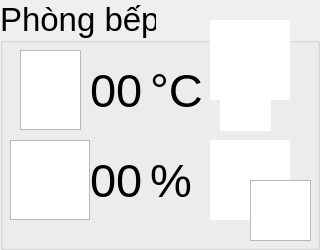
            <widget class="QGroupBox" name="groupBox_2">
             <property name="font">
              <font>
               <pointsize>25</pointsize>
              </font>
             </property>
             <property name="styleSheet">
              <string notr="true">QGroupBox#groupBox_2 { border: 3px solid black; }</string>
             </property>
             <property name="title">
              <string>Phòng bếp</string>
             </property>
             <widget class="QGraphicsView" name="graphicsView_41">
              <property name="geometry">
               <rect>
                <x>10</x>
                <y>140</y>
                <width>80</width>
                <height>80</height>
               </rect>
              </property>
              <property name="styleSheet">
               <string notr="true">border-image: url(:/background/icon/thermometer.png);</string>
              </property>
             </widget>
             <widget class="QGraphicsView" name="graphicsView_42">
              <property name="geometry">
               <rect>
                <x>20</x>
                <y>50</y>
                <width>61</width>
                <height>80</height>
               </rect>
              </property>
              <property name="styleSheet">
               <string notr="true">border-image: url(:/background/icon/humidity.png);</string>
              </property>
             </widget>
             <widget class="QLabel" name="lb_da_pb">
              <property name="geometry">
               <rect>
                <x>90</x>
                <y>50</y>
                <width>61</width>
                <height>80</height>
               </rect>
              </property>
              <property name="font">
               <font>
                <pointsize>35</pointsize>
               </font>
              </property>
              <property name="text">
               <string>00</string>
              </property>
             </widget>
             <widget class="QLabel" name="lb_nd_pb">
              <property name="geometry">
               <rect>
                <x>90</x>
                <y>140</y>
                <width>111</width>
                <height>80</height>
               </rect>
              </property>
              <property name="font">
               <font>
                <pointsize>35</pointsize>
               </font>
              </property>
              <property name="text">
               <string>00</string>
              </property>
             </widget>
             <widget class="QPushButton" name="sw_d_pb">
              <property name="geometry">
               <rect>
                <x>220</x>
                <y>100</y>
                <width>51</width>
                <height>31</height>
               </rect>
              </property>
              <property name="styleSheet">
               <string notr="true">background-color: rgb(255, 255, 255);
border:transparent;</string>
              </property>
              <property name="text">
               <string/>
              </property>
              <property name="icon">
               <iconset resource="rc.qrc">
                <normaloff>:/background/icon/swh_off.png</normaloff>:/background/icon/swh_off.png</iconset>
              </property>
              <property name="iconSize">
               <size>
                <width>51</width>
                <height>31</height>
               </size>
              </property>
              <property name="shortcut">
               <string>8</string>
              </property>
             </widget>
             <widget class="QLabel" name="img_d_pb">
              <property name="geometry">
               <rect>
                <x>210</x>
                <y>20</y>
                <width>80</width>
                <height>80</height>
               </rect>
              </property>
              <property name="styleSheet">
               <string notr="true">background-color: rgb(255, 255, 255);</string>
              </property>
              <property name="text">
               <string/>
              </property>
              <property name="pixmap">
               <pixmap resource="rc.qrc">:/background/icon/lamp_off.png</pixmap>
              </property>
              <property name="scaledContents">
               <bool>true</bool>
              </property>
             </widget>
             <widget class="QLabel" name="img_mq">
              <property name="geometry">
               <rect>
                <x>210</x>
                <y>140</y>
                <width>80</width>
                <height>80</height>
               </rect>
              </property>
              <property name="styleSheet">
               <string notr="true">background-color: rgb(255, 255, 255);</string>
              </property>
              <property name="text">
               <string/>
              </property>
              <property name="pixmap">
               <pixmap resource="rc.qrc">:/background/icon/smoke_detector.png</pixmap>
              </property>
              <property name="scaledContents">
               <bool>true</bool>
              </property>
             </widget>
             <widget class="QGraphicsView" name="img_warn">
              <property name="geometry">
               <rect>
                <x>250</x>
                <y>180</y>
                <width>61</width>
                <height>61</height>
               </rect>
              </property>
              <property name="styleSheet">
               <string notr="true">border-image: url(:/background/icon/warning.png);</string>
              </property>
             </widget>
             <widget class="QLabel" name="label_5">
              <property name="geometry">
               <rect>
                <x>150</x>
                <y>150</y>
                <width>47</width>
                <height>61</height>
               </rect>
              </property>
              <property name="font">
               <font>
                <pointsize>35</pointsize>
               </font>
              </property>
              <property name="text">
               <string>%</string>
              </property>
             </widget>
             <widget class="QLabel" name="label_6">
              <property name="geometry">
               <rect>
                <x>150</x>
                <y>60</y>
                <width>101</width>
                <height>61</height>
               </rect>
              </property>
              <property name="font">
               <font>
                <pointsize>35</pointsize>
               </font>
              </property>
              <property name="text">
               <string>°C</string>
              </property>
             </widget>
            </widget>
